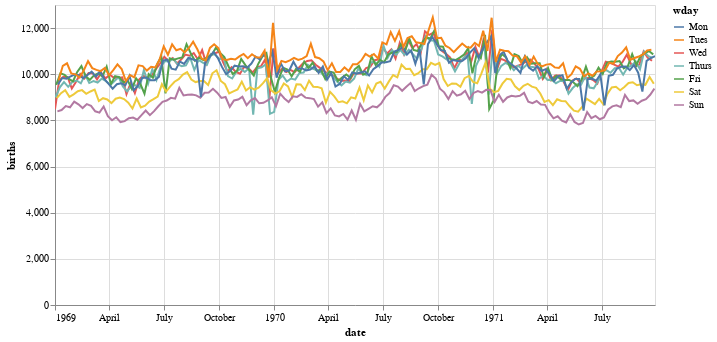

Source (notebook cell):
### Code cell
days = ['Mon', 'Tues', 'Wed', 'Thurs', 'Fri', 'Sat', 'Sun']

(alt.Chart(plot_df)
 .mark_line()
 .encode(x='date', y='births', color=alt.Color('wday', sort=days), tooltip=['date', 'births', 'wday'])
 .properties(width=600, height=300)
 .interactive())

### Figure 1 — Vega-Lite specification as saved in the notebook (floating-point values rounded to 4 significant figures; data arrays with more than 128 entries replaced by an {"elided": "..."} marker saying what was removed)
{"config": {"view": {"continuousWidth": 400, "continuousHeight": 300}}, "data": {"name": "data-aeec9566f01fea00217cd5cb0f9cfd12"}, "mark": "line", "encoding": {"color": {"field": "wday", "sort": ["Mon", "Tues", "Wed", "Thurs", "Fri", "Sat", "Sun"], "type": "nominal"}, "tooltip": [{"field": "date", "type": "temporal"}, {"field": "births", "type": "quantitative"}, {"field": "wday", "type": "nominal"}], "x": {"field": "date", "type": "temporal"}, "y": {"field": "births", "type": "quantitative"}}, "height": 300, "selection": {"selector002": {"type": "interval", "bind": "scales", "encodings": ["x", "y"]}}, "width": 600, "$schema": "https://vega.github.io/schema/vega-lite/v4.17.0.json", "datasets": {"data-aeec9566f01fea00217cd5cb0f9cfd12": {"elided": "1000 records"}}}
